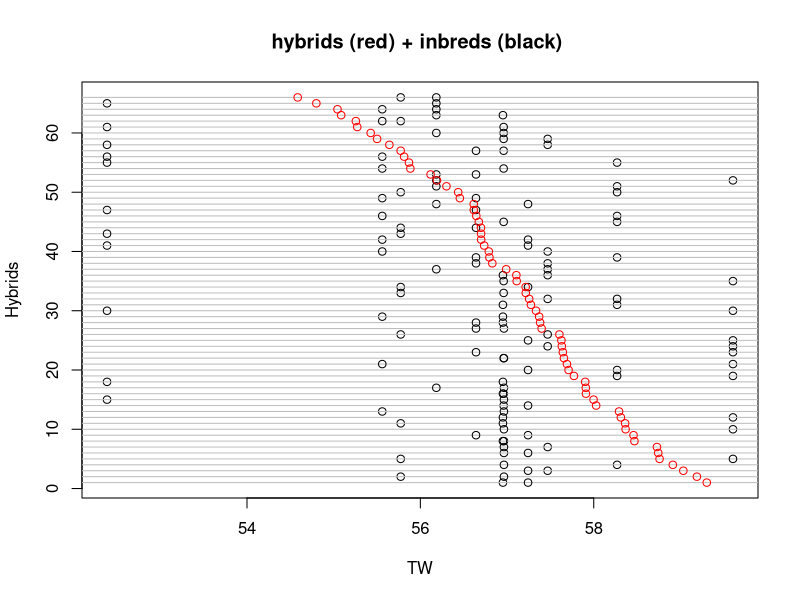

The R source for this figure: (Note: this script raises an error after producing the figure.)
## Jinliang Yang
## Oct. 13th, 2014
## phenotypic data of offpvp diallel

library(magrittr)
#setwd("~/Documents/Github/pvpDiallel/")
trait <- read.csv("data/trait_matrix.csv")



hybplot <- function(trait, myt="GY"){
  
  dts <- subset(trait, trait == myt)
  
  par(mfrow=c(1,1))
  dts <- dts[order(dts$valHyb, decreasing=T),]
  
  xrange <- range(c(dts$valP1, dts$valP2, dts$valHyb))
  plot(dts$valP1, 1:66, xlim= xrange, main="hybrids (red) + inbreds (black) ", 
       xlab= myt, ylab="Hybrids")
  abline(h=1:66, col="grey" )
  points(dts$valP2, 1:66)
  points(dts$valHyb, 1:66, col="red")
  
}

hybplot(trait, myt="TW")


allinbred <- c(dts$valP1, dts$valP2)
inbred <- allinbred[!duplicated(allinbred)]

allhy <- dts$valHyb

par(mfrow=c(2,1))
hist(allhy, xlim=c(50, 80), main="Days to silking, Hybrids (N=66)", xlab="Hybrids")
hist(inbred, xlim=c(50, 80), main="Days to silking, Inbreds (N=12)", xlab="Inbreds")

##################
dtp <- subset(trait, trait == "DTP")
allinbred <- c(dtp$valP1, dtp$valP2)
inbred <- allinbred[!duplicated(allinbred)]

allhy <- dtp$valHyb

par(mfrow=c(2,1))
hist(allhy, xlim=c(50, 80), main="Days to pollen, Hybrids (N=66)", xlab="Hybrids")
hist(inbred, xlim=c(50, 80), main="Days to pollen, Inbreds (N=12)", xlab="Inbreds")

##################
dtp <- subset(trait, trait == "GY")
allinbred <- c(dtp$valP1, dtp$valP2)
inbred <- allinbred[!duplicated(allinbred)]

allhy <- dtp$valHyb[!duplicated(dtp$valHyb)]

par(mfrow=c(2,1))
hist(allhy, xlim=c(30, 205), main="GY, Hybrids (N=66)", xlab="Hybrids")
hist(inbred, xlim=c(30, 205), main="GY, Inbreds (N=12)", xlab="Inbreds")






